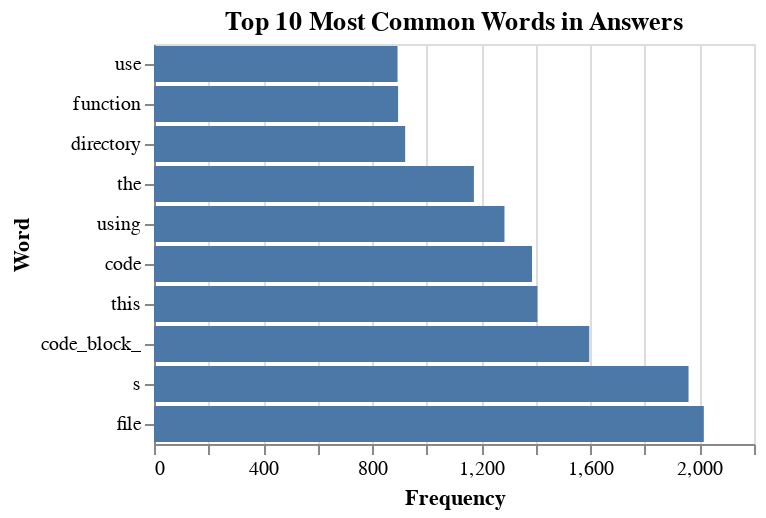

The notebook cell this image was saved under:
### Code cell
alt.Chart(df_answer, title = 'Top 10 Most Common Words in Answers').mark_bar().encode(alt.Y('Word', sort = 'x'), alt.X('Count', title = 'Frequency'))

### Figure 1 — Vega-Lite specification as saved in the notebook (floating-point values rounded to 4 significant figures)
{"config": {"view": {"continuousWidth": 300, "continuousHeight": 300}}, "data": {"name": "data-cefb9184a23d7c2903dd8cf9af6491ae"}, "mark": {"type": "bar"}, "encoding": {"x": {"field": "Count", "title": "Frequency", "type": "quantitative"}, "y": {"field": "Word", "sort": "x", "type": "nominal"}}, "title": "Top 10 Most Common Words in Answers", "$schema": "https://vega.github.io/schema/vega-lite/v5.20.1.json", "datasets": {"data-cefb9184a23d7c2903dd8cf9af6491ae": [{"Word": "file", "Count": 2016}, {"Word": "s", "Count": 1960}, {"Word": "code_block_", "Count": 1596}, {"Word": "this", "Count": 1406}, {"Word": "code", "Count": 1386}, {"Word": "using", "Count": 1285}, {"Word": "the", "Count": 1173}, {"Word": "directory", "Count": 921}, {"Word": "function", "Count": 895}, {"Word": "use", "Count": 893}]}}
